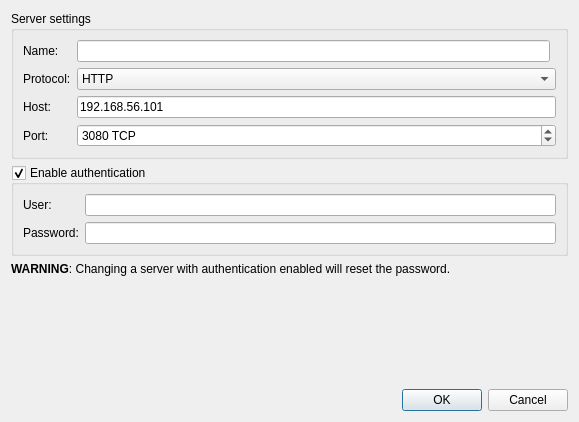
<?xml version="1.0" encoding="UTF-8"?>
<ui version="4.0">
 <class>EditComputeDialog</class>
 <widget class="QDialog" name="EditComputeDialog">
  <property name="windowModality">
   <enum>Qt::WindowModal</enum>
  </property>
  <property name="geometry">
   <rect>
    <x>0</x>
    <y>0</y>
    <width>579</width>
    <height>422</height>
   </rect>
  </property>
  <property name="windowTitle">
   <string>Edit server settings</string>
  </property>
  <property name="styleSheet">
   <string notr="true">
QWidget {
    background-color: #fae8b7;
    color: #586e75;
}

QToolBar {
    border:0px;
}

QGraphicsView, QTextEdit, QPlainTextEdit, QTreeWidget, QListWidget, QLineEdit, QSpinBox, QComboBox {
    background-color: #fdf6e3;
}

QLabel, QMenu, QStatusBar {
  color: #586e75;
}

QMenuBar::item {
    background-color: #fae8b7;
}

QMenu::item:selected {
    color: #f2f2f2;
    background-color: #383838;
}

QToolButton:hover {
    background-color: #383838;
}

QGroupBox {
    color: #586e75;
    font: bold 12px;
    padding: 15px;
    border-style: none;
}

QAbstractScrollArea::corner {
    background: #fae8b7;
}

QScrollBar::add-page:horizontal, QScrollBar::sub-page:horizontal, QScrollBar::add-page:vertical, QScrollBar::sub-page:vertical {
  background: none;
}

QComboBox {
    selection-color: #f2f2f2;
    selection-background-color: #fae8b7;
}

QComboBox QAbstractItemView {
    background-color: #fdf6e3;
}

QDockWidget, QMenuBar, QPushButton, QToolButton, QTabWidget, QHeaderView::section {
    color: #586e75;
    font: bold 11px;
}

QTabBar {
    color: #586e75;
}

QRadioButton, QCheckBox {
  color: #586e75;
}

QRadioButton::disabled, QCheckBox::disabled {
  color: gray;
}
// bg-color=#fdf6e3
// fg-color=#586e75
// tool-bar=#fae8b7
// selection-bg=#383838 
// selection-fg=#f2f2f2
 </string>
  </property>
  <layout class="QVBoxLayout" name="verticalLayout">
   <item>
    <widget class="QGroupBox" name="groupBox">
     <property name="title">
      <string>Server settings</string>
     </property>
     <layout class="QGridLayout" name="gridLayout">
      <item row="3" column="1" colspan="2">
       <widget class="QSpinBox" name="uiServerPortSpinBox">
        <property name="sizePolicy">
         <sizepolicy hsizetype="Expanding" vsizetype="Fixed">
          <horstretch>0</horstretch>
          <verstretch>0</verstretch>
         </sizepolicy>
        </property>
        <property name="suffix">
         <string notr="true"> TCP</string>
        </property>
        <property name="maximum">
         <number>65535</number>
        </property>
        <property name="value">
         <number>3080</number>
        </property>
       </widget>
      </item>
      <item row="1" column="0">
       <widget class="QLabel" name="uiServerProtocolLabel">
        <property name="text">
         <string>Protocol:</string>
        </property>
       </widget>
      </item>
      <item row="1" column="1" colspan="2">
       <widget class="QComboBox" name="uiServerProtocolComboBox">
        <property name="sizePolicy">
         <sizepolicy hsizetype="Expanding" vsizetype="Fixed">
          <horstretch>0</horstretch>
          <verstretch>0</verstretch>
         </sizepolicy>
        </property>
        <property name="currentText">
         <string>HTTP</string>
        </property>
        <item>
         <property name="text">
          <string>HTTP</string>
         </property>
        </item>
        <item>
         <property name="text">
          <string>HTTPS</string>
         </property>
        </item>
       </widget>
      </item>
      <item row="2" column="0">
       <widget class="QLabel" name="uiServerHostLabel">
        <property name="text">
         <string>Host:</string>
        </property>
       </widget>
      </item>
      <item row="2" column="1" colspan="2">
       <widget class="QLineEdit" name="uiServerHostLineEdit">
        <property name="text">
         <string>192.168.56.101</string>
        </property>
       </widget>
      </item>
      <item row="3" column="0">
       <widget class="QLabel" name="uiServerPortLabel">
        <property name="text">
         <string>Port:</string>
        </property>
       </widget>
      </item>
      <item row="0" column="0">
       <widget class="QLabel" name="label">
        <property name="text">
         <string>Name:</string>
        </property>
       </widget>
      </item>
      <item row="0" column="1">
       <widget class="QLineEdit" name="uiServerNameLineEdit"/>
      </item>
     </layout>
    </widget>
   </item>
   <item>
    <widget class="QGroupBox" name="uiEnableAuthenticationCheckBox">
     <property name="title">
      <string>Enable authentication</string>
     </property>
     <property name="checkable">
      <bool>true</bool>
     </property>
     <layout class="QFormLayout" name="formLayout">
      <property name="fieldGrowthPolicy">
       <enum>QFormLayout::ExpandingFieldsGrow</enum>
      </property>
      <item row="1" column="0">
       <widget class="QLabel" name="uiServerUserLabel">
        <property name="text">
         <string>User:</string>
        </property>
       </widget>
      </item>
      <item row="1" column="1">
       <widget class="QLineEdit" name="uiServerUserLineEdit">
        <property name="enabled">
         <bool>true</bool>
        </property>
        <property name="toolTip">
         <string/>
        </property>
       </widget>
      </item>
      <item row="2" column="0">
       <widget class="QLabel" name="uiServerPasswordLabel">
        <property name="text">
         <string>Password:</string>
        </property>
       </widget>
      </item>
      <item row="2" column="1">
       <widget class="QLineEdit" name="uiServerPasswordLineEdit">
        <property name="enabled">
         <bool>true</bool>
        </property>
        <property name="inputMethodHints">
         <set>Qt::ImhHiddenText|Qt::ImhNoAutoUppercase|Qt::ImhNoPredictiveText|Qt::ImhSensitiveData</set>
        </property>
        <property name="echoMode">
         <enum>QLineEdit::Password</enum>
        </property>
       </widget>
      </item>
     </layout>
    </widget>
   </item>
   <item>
    <widget class="QLabel" name="uiWarningLabel">
     <property name="text">
      <string>&lt;html&gt;&lt;head/&gt;&lt;body&gt;&lt;p&gt;&lt;span style=&quot; font-weight:600;&quot;&gt;WARNING&lt;/span&gt;: Changing a server with authentication enabled will reset the password.&lt;/p&gt;&lt;/body&gt;&lt;/html&gt;</string>
     </property>
     <property name="wordWrap">
      <bool>true</bool>
     </property>
    </widget>
   </item>
   <item>
    <spacer name="verticalSpacer">
     <property name="orientation">
      <enum>Qt::Vertical</enum>
     </property>
     <property name="sizeHint" stdset="0">
      <size>
       <width>20</width>
       <height>40</height>
      </size>
     </property>
    </spacer>
   </item>
   <item>
    <widget class="QDialogButtonBox" name="buttonBox">
     <property name="orientation">
      <enum>Qt::Horizontal</enum>
     </property>
     <property name="standardButtons">
      <set>QDialogButtonBox::Cancel|QDialogButtonBox::Ok</set>
     </property>
    </widget>
   </item>
  </layout>
 </widget>
 <tabstops>
  <tabstop>uiServerNameLineEdit</tabstop>
  <tabstop>uiServerProtocolComboBox</tabstop>
  <tabstop>uiServerHostLineEdit</tabstop>
  <tabstop>uiServerPortSpinBox</tabstop>
  <tabstop>uiEnableAuthenticationCheckBox</tabstop>
  <tabstop>uiServerUserLineEdit</tabstop>
  <tabstop>uiServerPasswordLineEdit</tabstop>
 </tabstops>
 <resources/>
 <connections>
  <connection>
   <sender>buttonBox</sender>
   <signal>accepted()</signal>
   <receiver>EditComputeDialog</receiver>
   <slot>accept()</slot>
   <hints>
    <hint type="sourcelabel">
     <x>248</x>
     <y>254</y>
    </hint>
    <hint type="destinationlabel">
     <x>157</x>
     <y>274</y>
    </hint>
   </hints>
  </connection>
  <connection>
   <sender>buttonBox</sender>
   <signal>rejected()</signal>
   <receiver>EditComputeDialog</receiver>
   <slot>reject()</slot>
   <hints>
    <hint type="sourcelabel">
     <x>316</x>
     <y>260</y>
    </hint>
    <hint type="destinationlabel">
     <x>286</x>
     <y>274</y>
    </hint>
   </hints>
  </connection>
 </connections>
</ui>
